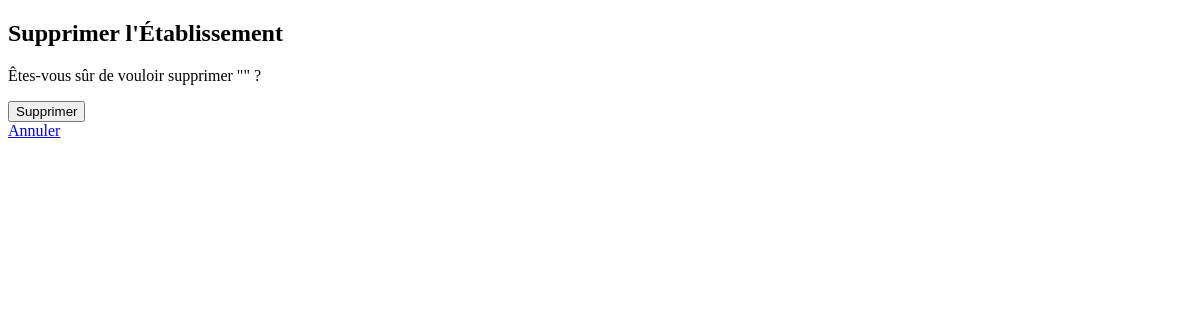
/etablissements/supprimer/1/, run on an earlier commit of the app's database.
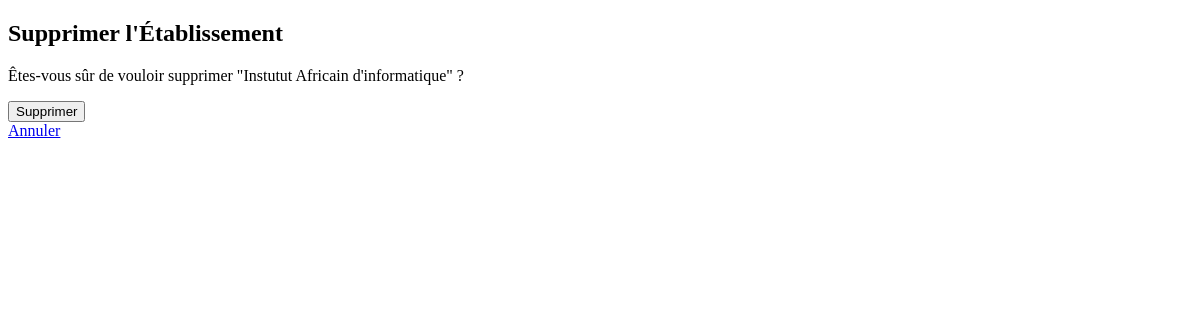
And on a later commit of the database.
### etablissements/models.py (models this page shows, shortened)
class Etablissement(models.Model):
    TYPE_CHOICES = [
        ('ecole', 'École'),
        ('universite', 'Université'),
    ]
    DECOUPAGE_CHOICES = [
        ('trimestre', 'Trimestre'),
        ('semestre', 'Semestre'),
    ]
    id = models.AutoField(primary_key=True)
    name = models.CharField("Nom",max_length=255, default="")
    code = models.CharField("Code de l'etablissement",max_length=255, default="")
    address = models.TextField("Adresse",max_length=300, default="")
    contact = models.CharField(max_length=20,)
    logo = models.ImageField(upload_to='logos/', blank = True, null= True)
    type_etablissement = models.CharField(max_length=10, choices=TYPE_CHOICES, default='ecole')
    decoupage_annuel = models.CharField(max_length=10, choices=DECOUPAGE_CHOICES, default='trimestre')
    created_at = models.DateTimeField(auto_now_add=True)

### etablissements/views.py (the view)
# urls.py: path('supprimer/<int:id>/', supprimer_etablissement, name='supprimer_etablissement'),
def supprimer_etablissement(request, id):
    etablissement = get_object_or_404(Etablissement, id=id)
    if request.method == "POST":
        etablissement.delete()
        return redirect("liste_etablissements")
    return render(request, "etablissements/supprimer_etablissement.html", {"etablissement": etablissement})

### templates/etablissements/supprimer_etablissement.html (shortened to what this page needs)
{% extends "base_generic.html" %}
{% block content %}
  <h2>Supprimer l'Établissement</h2>
  <p>Êtes-vous sûr de vouloir supprimer "{{ etablissement.name }}" ?</p>
  <form method="post">
    <button type="submit">Supprimer</button>
  </form>
  <a href="{% url 'detail_etablissement' etablissement.id %}">Annuler</a>
{% endblock %}

What changed in the data, as far as the page shows it:
now on this page (row edited): Etablissement: name "Instutut Africain d'informatique"
